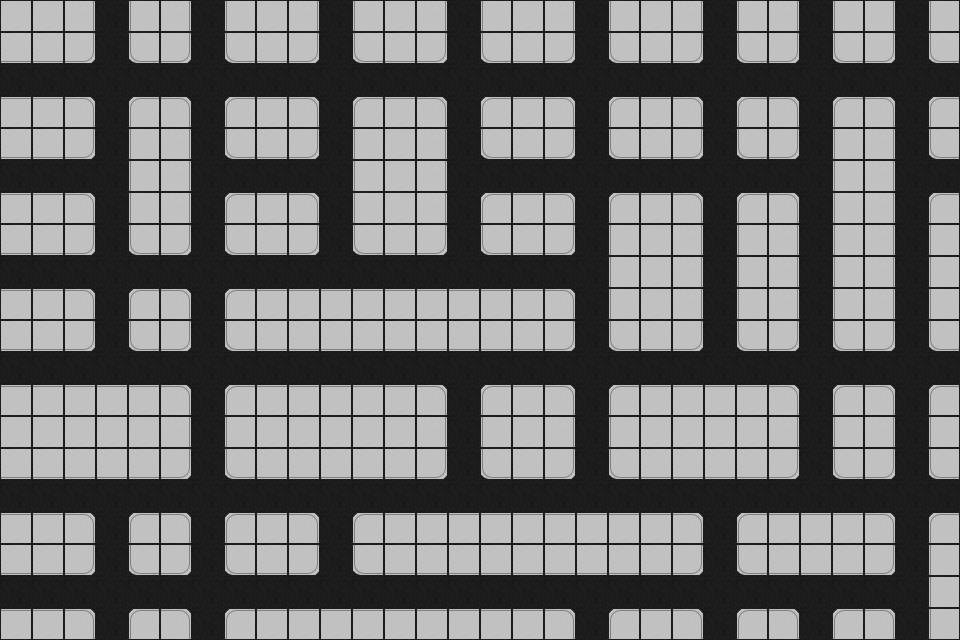

Tiled map render using the project's own tile images. Description and the map definition, with tile-layer contents summarised, below:
An orthogonal 30x20 tile map with 32x32 px tiles, 1 tile layer (Tile Layer 1) and 85 objects (43x wall, 23x sign, 14x hazard, 5x car).

<map version="1.10" tiledversion="1.10.2" orientation="orthogonal" renderorder="right-down" width="30" height="20" tilewidth="32" tileheight="32" infinite="0" nextlayerid="6" nextobjectid="98">
 <tileset firstgid="1" source="str.tsx" />
 <layer id="1" name="Tile Layer 1" width="30" height="20">
  <data>[600 cells, 600 non-empty, 11 distinct tile ids]</data>
 </layer>
 <objectgroup id="2" name="cars" visible="0">
  <object id="65" type="car" x="768" y="160" width="32" height="32">
   <properties>
    <property name="action" value="drive" />
    <property name="orientation" value="left" />
   </properties>
  </object>
  <object id="73" type="car" x="128" y="352" width="32" height="32">
   <properties>
    <property name="action" value="forward" />
    <property name="orientation" value="right" />
   </properties>
  </object>
  <object id="83" type="car" x="576" y="160" width="32" height="32">
   <properties>
    <property name="action" value="stop" />
    <property name="orientation" value="up" />
   </properties>
  </object>
  <object id="96" type="car" x="384" y="576" width="32" height="32">
   <properties>
    <property name="action" value="forward" />
    <property name="orientation" value="left" />
   </properties>
  </object>
  <object id="97" type="car" x="384" y="480" width="32" height="32">
   <properties>
    <property name="action" value="forward" />
    <property name="orientation" value="left" />
    <property name="turn" value="left" />
   </properties>
  </object>
 </objectgroup>
 <objectgroup id="5" name="signs" visible="0">
  <object id="66" type="sign" x="512" y="160" width="32" height="32">
   <properties>
    <property name="default" value="forward" />
    <property name="orientation" value="left" />
    <property name="turn" value="fl" />
   </properties>
  </object>
  <object id="67" type="sign" x="448" y="224" width="32" height="32">
   <properties>
    <property name="default" value="forward" />
    <property name="orientation" value="down" />
    <property name="turn" value="fl" />
   </properties>
  </object>
  <object id="68" type="sign" x="512" y="256" width="32" height="32">
   <properties>
    <property name="default" value="forward" />
    <property name="orientation" value="right" />
    <property name="turn" value="rf" />
   </properties>
  </object>
  <object id="70" type="sign" x="512" y="480" width="32" height="32">
   <properties>
    <property name="default" value="right" />
    <property name="orientation" value="left" />
    <property name="turn" value="r" />
   </properties>
  </object>
  <object id="71" type="sign" x="448" y="416" width="32" height="32">
   <properties>
    <property name="default" value="forward" />
    <property name="orientation" value="up" />
    <property name="turn" value="fl" />
   </properties>
  </object>
  <object id="72" type="sign" x="576" y="416" width="32" height="32">
   <properties>
    <property name="default" value="forward" />
    <property name="orientation" value="down" />
    <property name="turn" value="rf" />
   </properties>
  </object>
  <object id="74" type="sign" x="800" y="416" width="32" height="32">
   <properties>
    <property name="default" value="forward" />
    <property name="orientation" value="down" />
    <property name="turn" value="fl" />
   </properties>
  </object>
  <object id="75" type="sign" x="768" y="576" width="32" height="32">
   <properties>
    <property name="default" value="right" />
    <property name="orientation" value="left" />
    <property name="turn" value="r" />
   </properties>
  </object>
  <object id="76" type="sign" x="864" y="480" width="32" height="32">
   <properties>
    <property name="default" value="right" />
    <property name="orientation" value="right" />
    <property name="turn" value="r" />
   </properties>
  </object>
  <object id="77" type="sign" x="896" y="544" width="32" height="32">
   <properties>
    <property name="default" value="right" />
    <property name="orientation" value="down" />
    <property name="turn" value="r" />
   </properties>
  </object>
  <object id="78" type="sign" x="704" y="512" width="32" height="32">
   <properties>
    <property name="default" value="forward" />
    <property name="orientation" value="up" />
    <property name="turn" value="fr" />
   </properties>
  </object>
  <object id="79" type="sign" x="768" y="480" width="32" height="32">
   <properties>
    <property name="default" value="l" />
    <property name="orientation" value="right" />
    <property name="turn" value="l" />
   </properties>
  </object>
  <object id="82" type="sign" x="736" y="352" width="32" height="32">
   <properties>
    <property name="default" value="right" />
    <property name="orientation" value="right" />
    <property name="turn" value="r" />
   </properties>
  </object>
  <object id="84" type="sign" x="384" y="64" width="32" height="32">
   <properties>
    <property name="default" value="l" />
    <property name="orientation" value="left" />
    <property name="turn" value="l" />
   </properties>
  </object>
  <object id="85" type="sign" x="320" y="128" width="32" height="32">
   <properties>
    <property name="default" value="forward" />
    <property name="orientation" value="down" />
    <property name="turn" value="rf" />
   </properties>
  </object>
  <object id="86" type="sign" x="256" y="160" width="32" height="32">
   <properties>
    <property name="default" value="forward" />
    <property name="orientation" value="left" />
    <property name="turn" value="fl" />
   </properties>
  </object>
  <object id="87" type="sign" x="320" y="544" width="32" height="32">
   <properties>
    <property name="default" value="forward" />
    <property name="orientation" value="down" />
    <property name="turn" value="fl" />
   </properties>
  </object>
  <object id="88" type="sign" x="96" y="512" width="32" height="32">
   <properties>
    <property name="default" value="forward" />
    <property name="orientation" value="up" />
    <property name="turn" value="fr" />
   </properties>
  </object>
  <object id="89" type="sign" x="192" y="544" width="32" height="32">
   <properties>
    <property name="default" value="right" />
    <property name="orientation" value="down" />
    <property name="turn" value="r" />
   </properties>
  </object>
  <object id="90" type="sign" x="256" y="480" width="32" height="32">
   <properties>
    <property name="default" value="right" />
    <property name="orientation" value="right" />
    <property name="turn" value="r" />
   </properties>
  </object>
  <object id="91" type="sign" x="448" y="576" width="32" height="32">
   <properties>
    <property name="default" value="forward" />
    <property name="orientation" value="right" />
    <property name="turn" value="rf" />
   </properties>
  </object>
  <object id="93" type="sign" x="576" y="96" width="32" height="32">
   <properties>
    <property name="default" value="l" />
    <property name="orientation" value="up" />
    <property name="turn" value="l" />
   </properties>
  </object>
  <object id="95" type="sign" x="128" y="576" width="32" height="32">
   <properties>
    <property name="default" value="right" />
    <property name="orientation" value="left" />
    <property name="turn" value="r" />
   </properties>
  </object>
 </objectgroup>
 <objectgroup id="3" name="walls" visible="0">
  <!-- 57 objects omitted --></objectgroup>
 <objectgroup color="#e01b24" id="4" name="hazards" visible="0">
  <!-- 14 objects omitted --></objectgroup>
</map>
<!-- 57 of 85 objects omitted -->